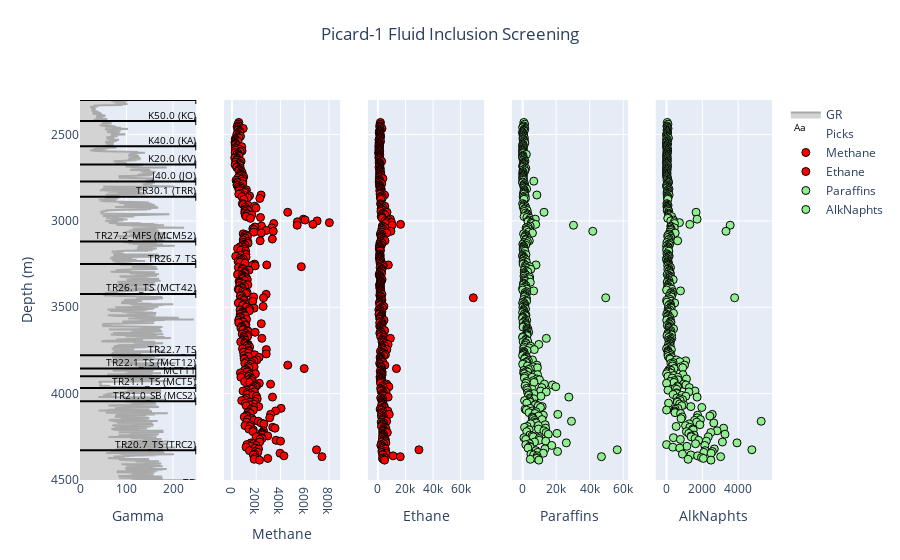

Notebook cell for this chart:
### Code cell
# Configure and display plot with Plotly make_subplots()

fig = make_subplots(rows=1, cols=5, shared_yaxes=True)

# Gamma ray with color fill

fig.add_trace(go.Scatter(x=GR, y=depth1, 
                         name='GR',
                         line=dict(color='darkgrey'),
                         fill='tozerox',
                         fillcolor = 'lightgrey'),
              row=1, col=1)

fig.add_trace(go.Scatter(x=Fm_x, 
                         y=Fm_depth, 
                         name='Picks', 
                         line=dict(color='black'), 
                         mode='text', 
                         error_x=dict(type='constant', 
                                      symmetric=False, 
                                      value=0, 
                                      valueminus=300, 
                                      color='black'), 
                         text=Fm_name, 
                         textposition='top left', 
                         textfont=dict(color='black'),
                         textfont_size=10), 
              row=1, col=1)

fig.add_trace(go.Scatter(x=C1, y=depth2, 
                         name='Methane', 
                         line=dict(color='black'), 
                         mode='markers', 
                         marker=dict(size=8, 
                                     line=dict(width=1), 
                                     color='red')), 
              row=1, col=2)

fig.add_trace(go.Scatter(x=C2, y=depth2, 
                         name='Ethane', 
                         line=dict(color='black'), 
                         mode='markers',
                         marker=dict(size=8, 
                                     line=dict(width=1), 
                                     color='red')), 
              row=1, col=3)

fig.add_trace(go.Scatter(x=P, y=depth2, 
                         name='Paraffins', 
                         line=dict(color='black'), 
                         mode='markers',
                         marker=dict(size=8, 
                                     line=dict(width=1), 
                                     color='lightgreen')), 
              row=1, col=4)

fig.add_trace(go.Scatter(x=AN, y=depth2, 
                         name='AlkNaphts', 
                         line=dict(color='black'), 
                         mode='markers',
                         marker=dict(size=8, 
                                     line=dict(width=1), 
                                     color='lightgreen')), row=1, col=5)

fig.update_xaxes(title_text='Gamma', 
                 row=1, col=1, 
                 type='linear', 
                 range=[0, 250])

fig.update_xaxes(title_text='Methane', 
                 row=1, col=2, 
                 type='linear')

fig.update_xaxes(title_text='Ethane', 
                 row=1, col=3, 
                 type='linear')

fig.update_xaxes(title_text='Paraffins', 
                 row=1, col=4, 
                 type='linear')

fig.update_xaxes(title_text='AlkNaphts', 
                 row=1, col=5, 
                 type='linear')

fig.update_yaxes(title_text='Depth (m)', 
                 row=1, col=1, 
                 range=[4500, 2300])

fig.update_layout(template='plotly',
                  height=900, 
                  title={'text':'Noblige-1 Fluid Inclusion Screening',
                         'y':0.95,
                         'x':0.5,                         
                         'xanchor':'center',                         
                         'yanchor':'top'})

                 
fig.show()
fig.write_html("Noblige-1_fluid_inclusion_plot_interactive.html", 
               include_plotlyjs='cdn')

### Figure 1 — Plotly figure (JSON) as saved in the notebook; plotly's stock layout.template omitted (floating-point values rounded to 4 significant figures; data arrays with more than 128 entries replaced by an {"elided": "..."} marker saying what was removed)
{"data": [{"fill": "tozerox", "fillcolor": "lightgrey", "line": {"color": "darkgrey"}, "name": "GR", "type": "scatter", "x": {"elided": "21252 float values"}, "xaxis": "x", "y": {"elided": "21252 float values"}, "yaxis": "y"}, {"error_x": {"color": "black", "symmetric": false, "type": "constant", "value": 0, "valueminus": 300}, "line": {"color": "black"}, "mode": "text", "name": "Picks", "text": ["WB", "T40.0 (TM1)", "T30.0 (TO)", "T27.1 (TE)", "T10.0 (T)", "K60.0 (KS/C)", "K50.0 (KC)", "K40.0 (KA)", "K20.0 (KV)", "J40.0 (JO)", "TR30.1 (TRR)", "TR27.2_MFS (MCM52)", "TR26.7_TS", "TR26.1_TS (MCT42)", "TR22.7_TS", "TR22.1_TS (MCT12)", "MCT11", "TR21.1_TS (MCT5)", "TR21.0_SB (MCS2)", "TR20.7_TS (TRC2)", "TD"], "textfont": {"color": "black", "size": 10}, "textposition": "top left", "type": "scatter", "x": [250, 250, 250, 250, 250, 250, 250, 250, 250, 250, 250, 250, 250, 250, 250, 250, 250, 250, 250, 250, 250], "xaxis": "x", "y": [1313.0, 1483.0, 1558.0, 1703.0, 2007.0, 2301.0, 2422.0, 2568.0, 2674.0, 2771.0, 2860, 3120.0, 3250.0, 3423.0, 3777.0, 3855.0, 3900.0, 3967.0, 4044.0, 4328.0, 4552.0], "yaxis": "y"}, {"line": {"color": "black"}, "marker": {"color": "red", "line": {"width": 1}, "size": 8}, "mode": "markers", "name": "Methane", "type": "scatter", "x": {"elided": "386 int values"}, "xaxis": "x2", "y": {"elided": "386 int values"}, "yaxis": "y2"}, {"line": {"color": "black"}, "marker": {"color": "red", "line": {"width": 1}, "size": 8}, "mode": "markers", "name": "Ethane", "type": "scatter", "x": {"elided": "386 float values"}, "xaxis": "x3", "y": {"elided": "386 int values"}, "yaxis": "y3"}, {"line": {"color": "black"}, "marker": {"color": "lightgreen", "line": {"width": 1}, "size": 8}, "mode": "markers", "name": "Paraffins", "type": "scatter", "x": {"elided": "386 float values"}, "xaxis": "x4", "y": {"elided": "386 int values"}, "yaxis": "y4"}, {"line": {"color": "black"}, "marker": {"color": "lightgreen", "line": {"width": 1}, "size": 8}, "mode": "markers", "name": "AlkNaphts", "type": "scatter", "x": {"elided": "386 float values"}, "xaxis": "x5", "y": {"elided": "386 int values"}, "yaxis": "y5"}], "layout": {"autosize": true, "title": {"text": "Picard-1 Fluid Inclusion Screening", "x": 0.5, "xanchor": "center", "y": 0.95, "yanchor": "top"}, "xaxis": {"anchor": "y", "domain": [0, 0.168], "range": [0, 250], "title": {"text": "Gamma"}, "type": "linear"}, "xaxis2": {"anchor": "y2", "autorange": true, "domain": [0.208, 0.376], "range": [-51180.0, 877100.0], "title": {"text": "Methane"}, "type": "linear"}, "xaxis3": {"anchor": "y3", "autorange": true, "domain": [0.416, 0.584], "range": [-5910.0, 75640.0], "title": {"text": "Ethane"}, "type": "linear"}, "xaxis4": {"anchor": "y4", "autorange": true, "domain": [0.624, 0.792], "range": [-5330.0, 61720.0], "title": {"text": "Paraffins"}, "type": "linear"}, "xaxis5": {"anchor": "y5", "autorange": true, "domain": [0.832, 1], "range": [-499.9, 5789.0], "title": {"text": "AlkNaphts"}, "type": "linear"}, "yaxis": {"anchor": "x", "domain": [0, 1], "range": [4500, 2300], "title": {"text": "Depth (m)"}, "type": "linear"}, "yaxis2": {"anchor": "x2", "domain": [0, 1], "matches": "y", "showticklabels": false, "type": "linear"}, "yaxis3": {"anchor": "x3", "domain": [0, 1], "matches": "y", "showticklabels": false, "type": "linear"}, "yaxis4": {"anchor": "x4", "domain": [0, 1], "matches": "y", "showticklabels": false, "type": "linear"}, "yaxis5": {"anchor": "x5", "domain": [0, 1], "matches": "y", "showticklabels": false, "type": "linear"}}}
